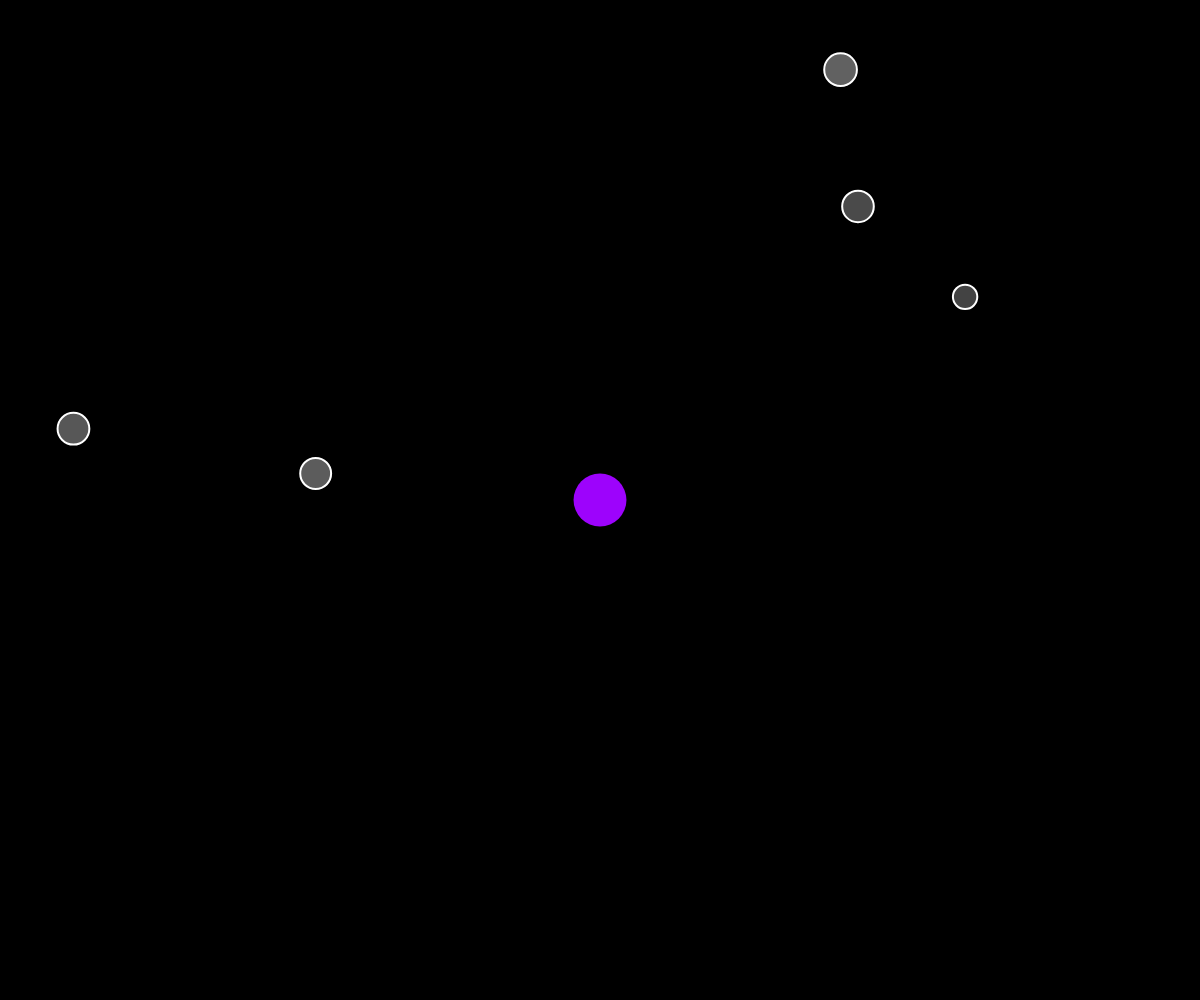
Frame 1 (no input)
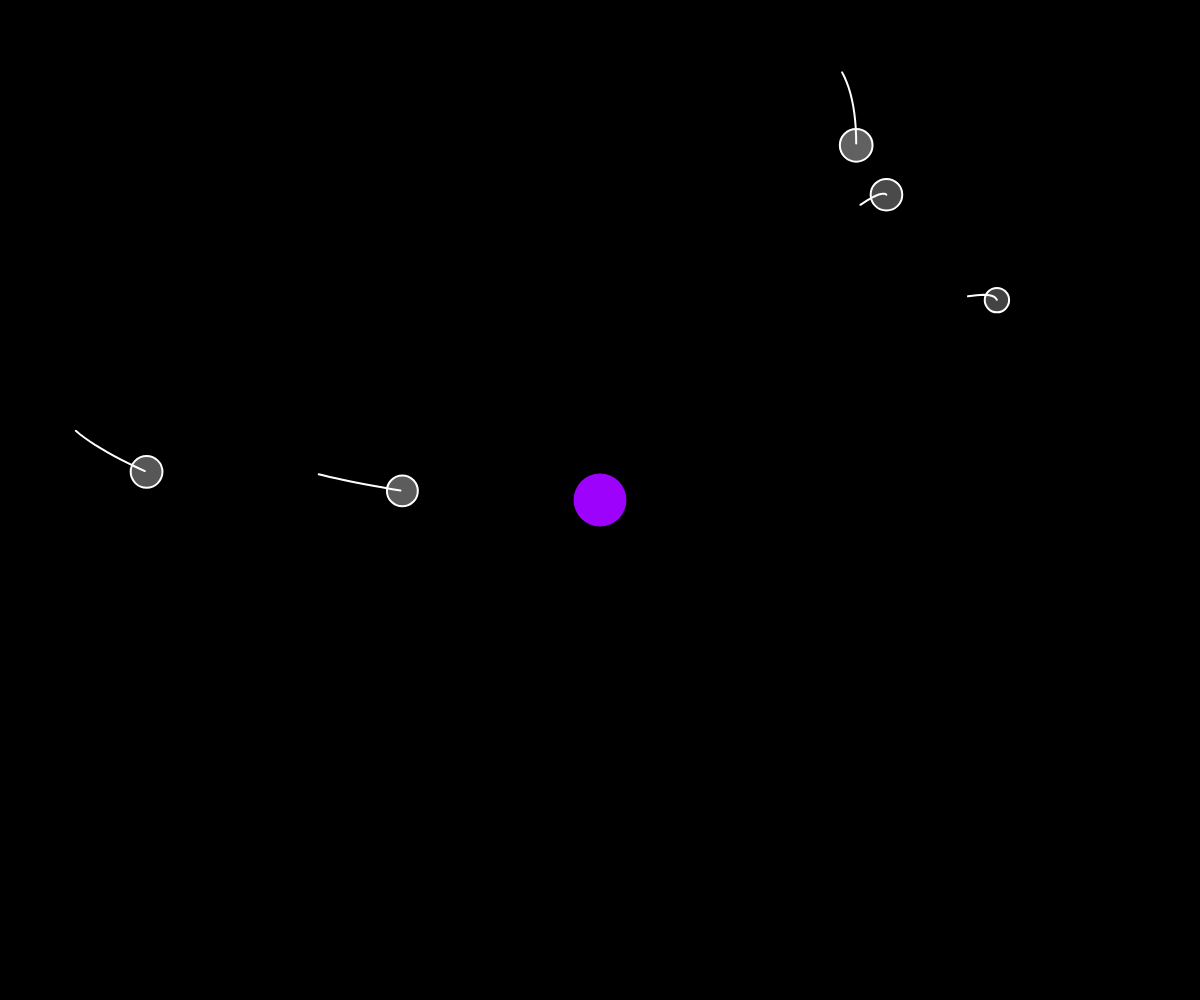
Frame 60 (no input)
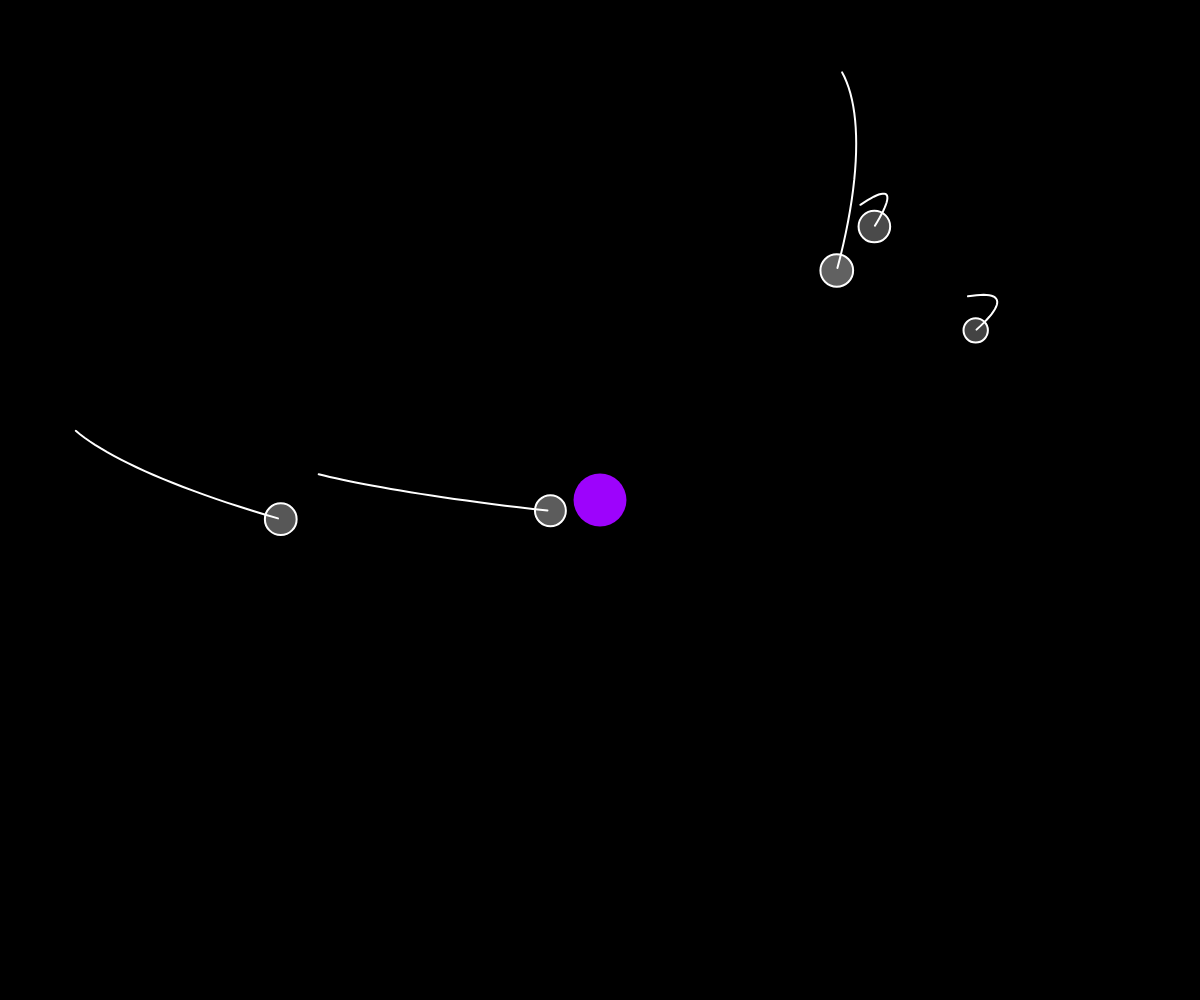
Frame 120 (the mouse pressed at the canvas centre since frame 60)

The p5.js sketch that drew these frames (run headless with seeded random() and noise() and a simulated clock; from frame 60 on, the mouse is pressed at the canvas centre):

// p5.js sketch
// ── sketch.js
let movers = [];
let attractor;

function setup() {
  createCanvas(windowWidth, windowHeight)
  for(let i = 0; i < 5; i++){
    let x = random(0,width);
    let y = random(0,height);
    let m = random(1,3);
    let a = random(60,100);
    movers[i] = new Mover(x,y,m,a);
  }   
  attractor = new Attractor(width/2,height/2,7);    
  
}

function draw() {
  background(0);
  for(let m of movers){
    m.update();
    m.show();
    attractor.attract(m);    
  }  
  attractor.show();  
}
// ── attractor.js
class Attractor{
  constructor(x,y,mass){
    this.pos = createVector(x,y);
    this.mass = mass;
    this.radius = sqrt(this.mass) * 10;
  }
  
  attract(mover){
    let r = p5.Vector.sub(this.pos, mover.pos);
    let dist2 = constrain(r.magSq(),50,2500);    
    let G = 6;    
    let fMag = (this.mass * mover.mass * G)/dist2;
    let gForce = r.copy();
    gForce.normalize();
    gForce.setMag(fMag);
    mover.applyForce(gForce);    
  }
    
  
  show(){
    noStroke();
    fill(157, 3, 252);
    ellipse(this.pos.x, this.pos.y, this.radius * 2);
  }
}
// ── mover.js
class Mover{
  constructor(x, y, mass, alpha){
    this.pos = createVector(x,y);
    this.vel = p5.Vector.random2D();    
    this.acc = createVector(0,0);    
    this.mass = mass;
    this.radius = sqrt(this.mass) * 10;
    this.alpha = alpha;
    this.history = [];
  }
  
  
  applyForce(force){
    let f = force.div(this.mass);    
    this.acc.add(f);
  }
   
 
    
  update(){     
    if(frameCount % 5 == 0){
      this.history.push(this.pos.copy());
    }
    this.vel.add(this.acc);
    this.pos.add(this.vel);
    this.acc.set(0,0);
    if(this.history.length > 250){
      this.history.splice(0,1);
    }
  }
  
  show(){
    stroke(255);
    strokeWeight(2);    
    fill(255,this.alpha);
    ellipse(this.pos.x, this.pos.y, this.radius * 2);
    
    strokeWeight(2); 
    noFill();
    beginShape();
    for(let v of this.history){
      vertex(v.x,v.y);
    }
    endShape();
  }
}
